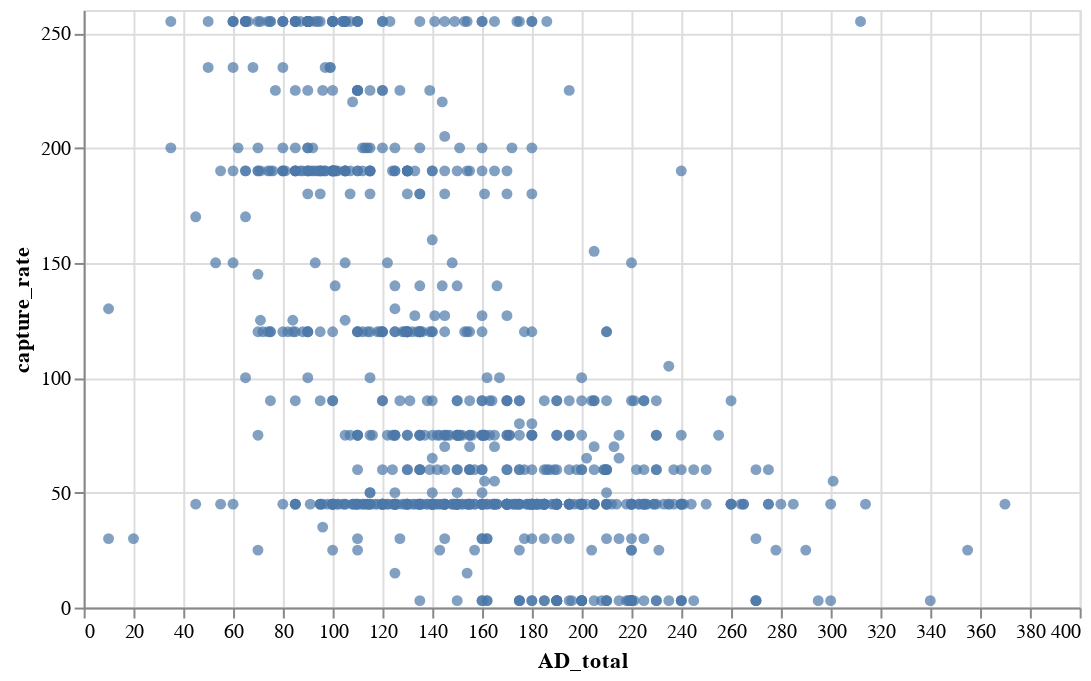

Source (notebook cell):
### Code cell
plot_df = pd.DataFrame(pokemon.rename(columns={'capture_rt':'capture_rate'})
.assign(AD_total=pokemon['defense']+ pokemon['attack']))
pokemon_plot = alt.Chart(plot_df, width=500, height=300).mark_circle().encode(
    x='AD_total',
    y='capture_rate'
)
pokemon_plot

### Figure 1 — Vega-Lite specification as saved in the notebook (floating-point values rounded to 4 significant figures; data arrays with more than 128 entries replaced by an {"elided": "..."} marker saying what was removed)
{"config": {"view": {"continuousWidth": 400, "continuousHeight": 300}}, "data": {"name": "data-a669f24c96f3596008ac2862c9afd85f"}, "mark": "circle", "encoding": {"x": {"field": "AD_total", "type": "quantitative"}, "y": {"field": "capture_rate", "type": "quantitative"}}, "height": 300, "width": 500, "$schema": "https://vega.github.io/schema/vega-lite/v4.17.0.json", "datasets": {"data-a669f24c96f3596008ac2862c9afd85f": {"elided": "801 records"}}}
